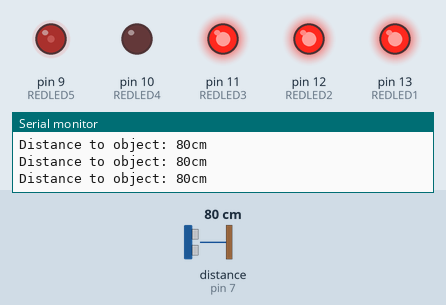
The sketch below on a simulated Arduino Uno, built with avr-gcc and run on an emulated ATmega328P. Shown: output pins drawn as LEDs (lit = HIGH), the last lines printed to the serial monitor. Wiring (inferred from the names in the program): ultrasonic range finder: trigger pin 5; echo pin 7. Dashed ring = blinking. The inputs (shaded band) are chosen by the test bench; at power-on: distance to the obstacle (sensor on pin 7) 80 cm. The echo pulse lasts 58.3 µs per cm; pins used as bus, display or sensor lines are not drawn.

Above: at 1.2 s.
1.3 s: distance to the obstacle (sensor on pin 7) set to 32 cm
2.8 s: distance to the obstacle (sensor on pin 7) set to 28 cm
At 3.7 s:
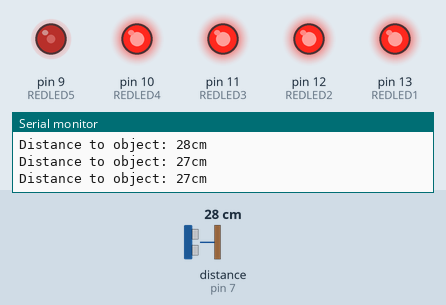
4.5 s: distance to the obstacle (sensor on pin 7) set to 2 cm
At 5.19 s:
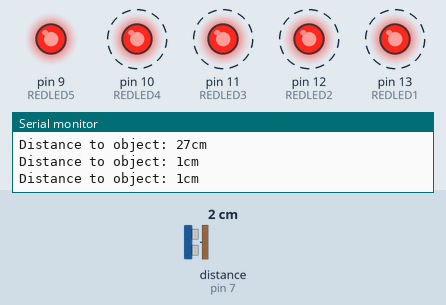
7.5 s: distance to the obstacle (sensor on pin 7) set to 23 cm
10.5 s: distance to the obstacle (sensor on pin 7) set to 28 cm
At 11.7 s:
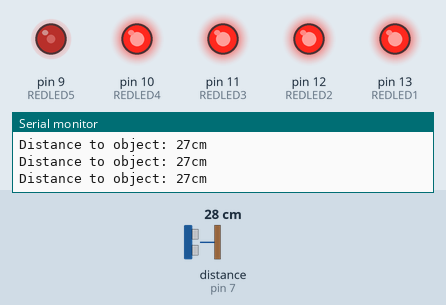
12.0 s: distance to the obstacle (sensor on pin 7) set to 4 cm
At 12.22 s:
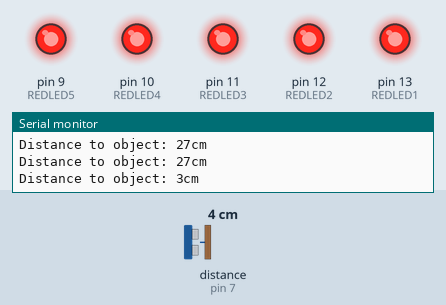
Timing chart, 0 to 16.0 s (numbered marks = the images above; inputs shaded):
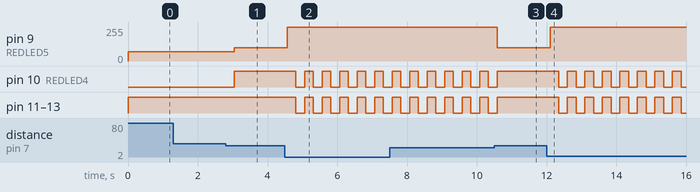

Measured:
- the behaviour switches between 30 and 29 cm on distance to the obstacle (sensor on pin 7) (found by bisection; images 0 and 1)
- the behaviour switches between 25 and 26 cm on distance to the obstacle (sensor on pin 7) (found by bisection; images 2 and 3)
- after the input at 2.8 s, pin 9 (REDLED5): 70/255 → 100/255 after 0.25 s; pin 10 (REDLED4): LOW → HIGH after 0.25 s
- after the input at 4.5 s, pin 9 (REDLED5): 100/255 → 255/255 after 0.07 s; pin 10 (REDLED4), pin 11 (REDLED3), pin 12 (REDLED2), pin 13 (REDLED1): alternates HIGH for 0.25 s and LOW for 0.25 s, starting after 0.32 s
- after the input at 10.5 s, pin 9 (REDLED5): 255/255 → 100/255 after 0.09 s; pin 10 (REDLED4), pin 11 (REDLED3), pin 12 (REDLED2), pin 13 (REDLED1): goes on until 10.6 s, then stays HIGH
- after the input at 12.0 s, pin 9 (REDLED5): 100/255 → 255/255 after 0.10 s; pin 10 (REDLED4), pin 11 (REDLED3), pin 12 (REDLED2), pin 13 (REDLED1): alternates HIGH for 0.25 s and LOW for 0.25 s, starting after 0.35 s

The sketch:

Exercise2.ino
```cpp
#define REDLED1 13
#define REDLED2 12
#define REDLED3 11
#define REDLED4 10
#define REDLED5 9

#define TRIGGER 5
#define ECHO 7

#define BUZZER 3

long static duration, cm;

int static distance;
int static *distancePtr = &distance;
int static brightness;
int *brightnessPtr = &brightness;

const int DISTANCE_THRESHOLD_1 = 200;
const int DISTANCE_THRESHOLD_2 = 143;
const int DISTANCE_THRESHOLD_3 = 87;
const int DISTANCE_THRESHOLD_4 = 30;
const int DISTANCE_THRESHOLD_5 = 25;


void setup() {

  pinMode(REDLED1, OUTPUT);
  pinMode(REDLED2, OUTPUT);
  pinMode(REDLED3, OUTPUT);
  pinMode(REDLED4, OUTPUT);
  pinMode(REDLED5, OUTPUT);

  pinMode(TRIGGER, OUTPUT);
  pinMode(ECHO, INPUT);

  Serial.begin(9600);

}

void loop() {
  // First detect the distance to object
  distance = detectDistance();
  // Use distance as input for lighting LEDs
  lightLED(distancePtr);
  // Small delay, adjust accordingly..
  delay(250);

}

int detectDistance(){

  // Write a zero to the output to clear the system
  digitalWrite(TRIGGER, LOW);
  // Wait 2 microseconds
  delayMicroseconds(2);
  // Write a one to the output to send a ping
  digitalWrite(TRIGGER, HIGH);
  // Wait 10 microseconds
  delayMicroseconds(10);
  // Write a zero to the output to stop sending the pin
  digitalWrite(TRIGGER, LOW);

  // Read the signal from the sensor: a HIGH pulse whose
  // duration is the time (in microseconds) from the sending
  // of the ping to the reception of its echo off of an object.
  pinMode(ECHO, INPUT);
  duration = pulseIn(ECHO, HIGH);

  // Convert the time into a distance
  cm = (duration/2) / 29.1;     // Divide by 29.1 or multiply by 0.0343

  Serial.print("Distance to object: ");
  Serial.print(cm);
  Serial.print("cm");
  Serial.println();

  return cm;
}

// Using PWM we can increase the brightness of the LED
// Currently using this instead since we dont have a buzzer :(
void fadeLED(int *brightness){
  analogWrite(REDLED5, *brightness);
}

// Take distance as input and lights up the LEDs based on the distance.
void lightLED(int *distance){
  if(*distance < DISTANCE_THRESHOLD_1 && *distance >= DISTANCE_THRESHOLD_2){
    *brightnessPtr = 10;
    digitalWrite(REDLED1, HIGH);
    digitalWrite(REDLED2, LOW);
    digitalWrite(REDLED3, LOW);
    digitalWrite(REDLED4, LOW);
    fadeLED(brightnessPtr);
  }
  else if(*distance < DISTANCE_THRESHOLD_2 && *distance >= DISTANCE_THRESHOLD_3){
    *brightnessPtr = 30;
    digitalWrite(REDLED1, HIGH);
    digitalWrite(REDLED2, HIGH);
    digitalWrite(REDLED3, LOW);
    digitalWrite(REDLED4, LOW);
    fadeLED(brightnessPtr);
  }
  else if(*distance < DISTANCE_THRESHOLD_3 && *distance >= DISTANCE_THRESHOLD_4){
    *brightnessPtr = 70;
    digitalWrite(REDLED1, HIGH);
    digitalWrite(REDLED2, HIGH);
    digitalWrite(REDLED3, HIGH);
    digitalWrite(REDLED4, LOW);
    fadeLED(brightnessPtr);
  }
  else if(*distance < DISTANCE_THRESHOLD_4 && *distance >= DISTANCE_THRESHOLD_5){
    *brightnessPtr = 100;
    digitalWrite(REDLED1, HIGH);
    digitalWrite(REDLED2, HIGH);
    digitalWrite(REDLED3, HIGH);
    digitalWrite(REDLED4, HIGH);
    fadeLED(brightnessPtr);
  }
  else if(*distance < DISTANCE_THRESHOLD_5){
    *brightnessPtr = 255;
    fadeLED(brightnessPtr);
    digitalWrite(REDLED1, HIGH);
    digitalWrite(REDLED2, HIGH);
    digitalWrite(REDLED3, HIGH);
    digitalWrite(REDLED4, HIGH);
    delay(250);
    digitalWrite(REDLED1, LOW);
    digitalWrite(REDLED2, LOW);
    digitalWrite(REDLED3, LOW);
    digitalWrite(REDLED4, LOW);
  }
  else{
    digitalWrite(REDLED1, LOW);
    digitalWrite(REDLED2, LOW);
    digitalWrite(REDLED3, LOW);
    digitalWrite(REDLED4, LOW);
    analogWrite(REDLED5, 0);
  }
}
```
